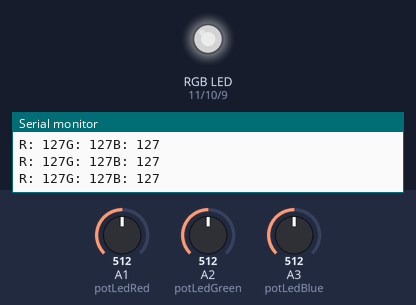
Bench run of a sketch on a simulated Arduino Uno, built with avr-gcc and run on an emulated ATmega328P. On the bench: an RGB LED mixed from three pins (HIGH = lit), the last lines printed to the serial monitor. The inputs (shaded band) are chosen by the test bench; at power-on: A1 (potLedRed) = 512, A2 (potLedGreen) = 512, A3 (potLedBlue) = 512. Dim RGB values are drawn brighter than linear.

Above: at 1.2 s.
1.3 s: A1 (potLedRed) set to 410
At 2.4 s:
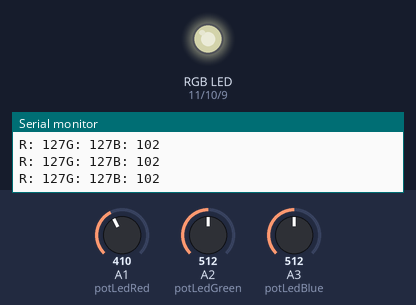
4.3 s: A1 (potLedRed) set to 393
At 5.7 s:
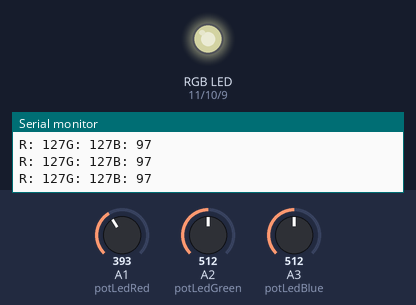
7.3 s: A2 (potLedGreen) set to 418
At 8.1 s:
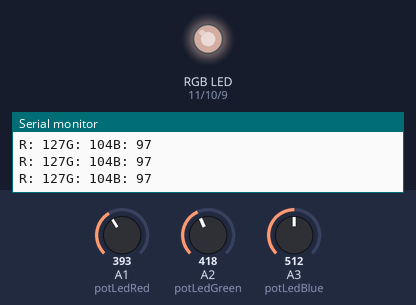
10.3 s: A2 (potLedGreen) set to 384
At 11.5 s:
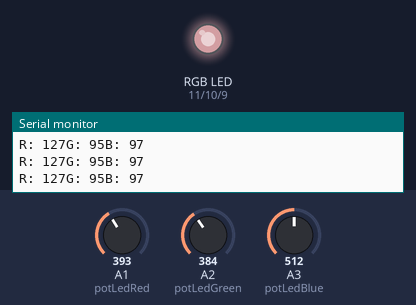
11.8 s: A3 (potLedBlue) set to 410
At 12.7 s:
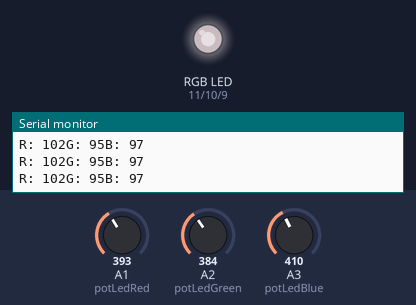
13.3 s: A3 (potLedBlue) set to 393
At 13.7 s:
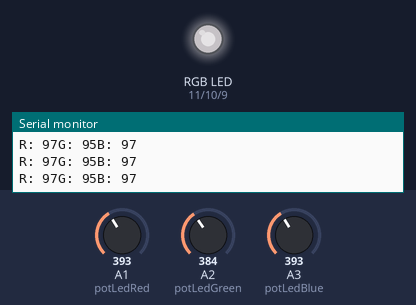
Timing chart, 0 to 15.8 s (numbered marks = the images above; inputs shaded):
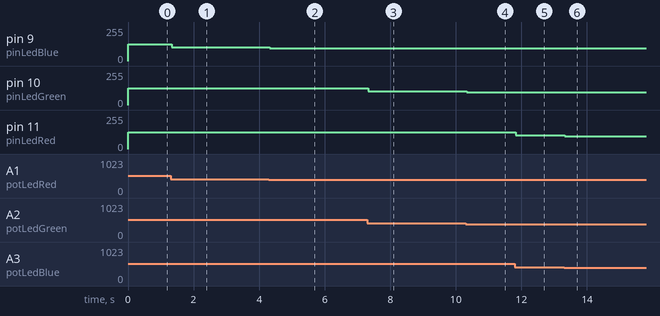

The sketch:

RGB.ino
```cpp
const int maxAnalogValue = 1023;
const int minAnalogValue = 0;
const int maxDutyCycle = 255;
const int minDutyCycle = 0;

const int potLedRed = A1;
const int potLedGreen = A2;
const int potLedBlue = A3;

const int pinLedRed = 11;
const int pinLedGreen = 10;
const int pinLedBlue = 9;

int ledValueRed;
int ledValueGreen;
int ledValueBlue;

int potValueRed;
int potValueGreen;
int potValueBlue;

void setLedColor(int red, int green, int blue) {

  analogWrite(pinLedRed, red);
  analogWrite(pinLedGreen, green);
  analogWrite(pinLedBlue, blue);

}

void printLedValues(int red, int green, int blue) {

  Serial.print("R: ");
  Serial.print(red);
  Serial.print("G: ");
  Serial.print(green);
  Serial.print("B: ");
  Serial.println(blue);

}

void setup() {

  pinMode(potLedRed, INPUT);
  pinMode(potLedGreen, INPUT);
  pinMode(potLedBlue, INPUT);

  pinMode(pinLedRed, OUTPUT);
  pinMode(pinLedGreen, OUTPUT);
  pinMode(pinLedBlue, OUTPUT);

  Serial.begin(9600);

}

void loop() {

  potValueRed = analogRead(pinLedRed);
  potValueGreen = analogRead(pinLedGreen);
  potValueBlue = analogRead(pinLedBlue);

  ledValueRed = map(potValueRed, minAnalogValue, maxAnalogValue, minDutyCycle, maxDutyCycle);
  ledValueGreen = map(potValueGreen, minAnalogValue, maxAnalogValue, minDutyCycle, maxDutyCycle);
  ledValueBlue = map(potValueBlue, minAnalogValue, maxAnalogValue, minDutyCycle, maxDutyCycle);

  printLedValues(ledValueRed, ledValueGreen, ledValueBlue);

  setLedColor(ledValueRed, ledValueGreen, ledValueBlue);

}
```

Measured:
- after the input at 1.3 s, pin 9 (pinLedBlue): 127/255 → 102/255 at once
- after the input at 4.3 s, pin 9 (pinLedBlue): 102/255 → 97/255 at once
- after the input at 7.3 s, pin 10 (pinLedGreen): 127/255 → 104/255 at once
- after the input at 10.3 s, pin 10 (pinLedGreen): 104/255 → 95/255 at once
- after the input at 11.8 s, pin 11 (pinLedRed): 127/255 → 102/255 at once
- after the input at 13.3 s, pin 11 (pinLedRed): 102/255 → 97/255 at once
